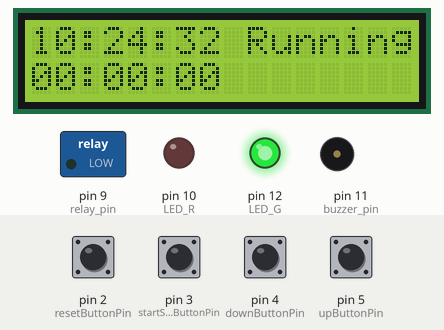
The sketch below on a simulated Arduino Uno, built with avr-gcc and run on an emulated ATmega328P. Shown: 16×2 character LCD, switched loads named in the sketch (green lamp = pin HIGH), output pins drawn as LEDs (lit = HIGH), buzzer (waves = sounding, pin HIGH). The inputs (shaded band) are chosen by the test bench; at power-on: pin 2 (resetButtonPin), pin 3 (startStopButtonPin), pin 4 (downButtonPin), pin 5 (upButtonPin) HIGH. The local clock reads 2024-03-15 10:24:30 at power-on unless the sketch sets it.

Above: at 3.2 s.
3.3 s: pin 2 (resetButtonPin) pulled LOW for 0.15 s
At 5.9 s:
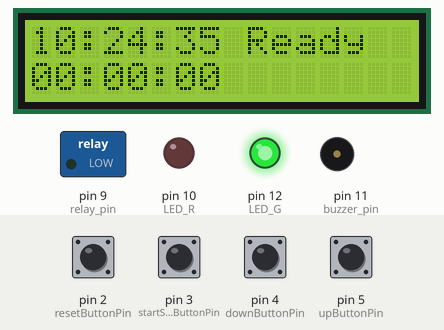
6.4 s: pin 3 (startStopButtonPin) pulled LOW for 0.15 s
At 7.7 s:
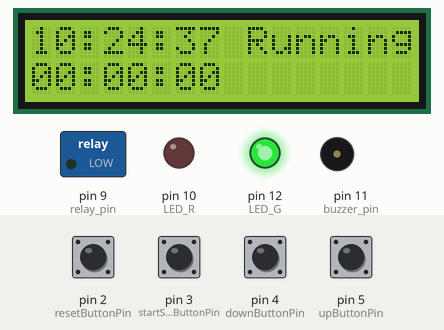
8.6 s: pin 3 (startStopButtonPin) pulled LOW for 0.15 s
At 10.2 s:
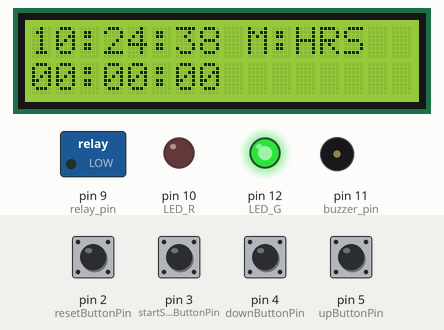
10.5 s: pin 3 (startStopButtonPin) pulled LOW for 1 s
At 12.6 s:
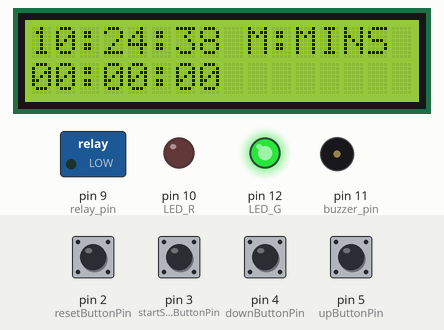
13.0 s: pin 3 (startStopButtonPin) pulled LOW for 0.15 s
At 14.1 s:
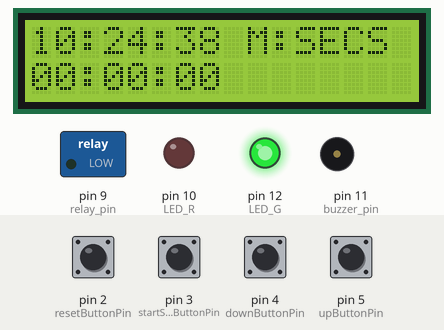
14.7 s: pin 4 (downButtonPin) pulled LOW for 0.15 s
At 15.6 s:
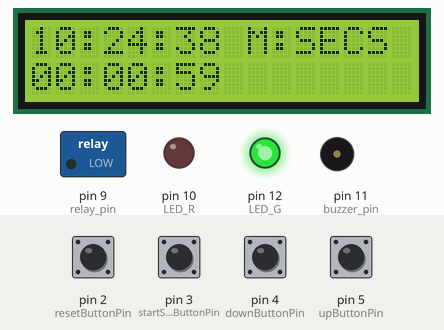
Timing chart, 0 to 17.4 s (numbered marks = the images above; inputs shaded):
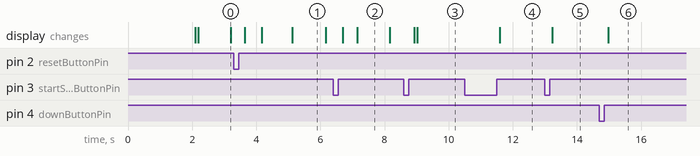

The sketch:

9_2_Watering_by_day.ino
```cpp
/*****************************************************

 * This code applies to Cokoino Arduino Timer Alarm & Watering Kit
 * Through this link you can download the source code:
 * https://github.com/Cokoino/CKK0021
 * Company web site:
 * http://www.cokoino.com/

*****************************************************/
#include <LiquidCrystal_I2C.h>//Import I2C Library
LiquidCrystal_I2C lcd(0x27,16,2); // set the LCD address to 0x27 for a 16 chars and 2 line display
#include <DS1302.h>//Import DS1302 Library


const int RSTPin   = 8;  // Chip Enable
const int DATPin   = 6;  // Input/Output
const int CLKPin = 7;  // Serial Clock

DS1302 rtc(RSTPin, DATPin, CLKPin);//Connect DS1302 to  Arduino UNO

// Connect the module toArduino UNO
const int resetButtonPin = 2;
const int startStopButtonPin = 3;
const int downButtonPin = 4;
const int upButtonPin = 5;
const int relay_pin = 9;
const int LED_R = 10;
const int buzzer_pin = 11;
const int LED_G = 12;

// Introduce variables
int setMode = 0;  // 0:Set the day of the week, 1:set hours, 2:set minutes，3：set seconds
int setupHours = 0;
int setupMinutes = 0;
int setupSeconds = 0;
int currentHours = 0;
int currentMinutes = 0;
int currentSeconds = 0;
bool flag = false;

int resetButtonState = LOW;
long resetButtonLongPressCounter = 0;
int startStopButtonState = LOW;
int upButtonState = LOW;
int downButtonState = LOW;
int resetButtonPrevState = LOW;
int startStopButtonPrevState = LOW;
int upButtonPrevState = LOW;
int downButtonPrevState = LOW;
bool resetButtonPressed = false;
bool resetButtonLongPressed = false;
bool startStopButtonPressed = false;
bool upButtonPressed = false;
bool downButtonPressed = false;

const int MODE_IDLE = 0;
const int MODE_SETUP = 1;
const int MODE_RUNNING = 2;
const int MODE_Watering = 3;

int currentMode = MODE_IDLE;    // 0=idle 1=setup 2=running 3=ringing
                                // Power up --> idle
                                // Reset --> idle
                                //  Start/Stop --> start or stop counter
                                //  Up / Down --> NOP
                                // Reset (long press) --> enter setup
                                //   Start/Stop --> data select
                                //   Up --> increase current data value
                                //   Down --> decrease current data value
                                //   Reset --> exit setup (idle)

int dataSelection = 0;  // Currently selected data for edit (setup mode, changes with Start/Stop)
                        // 0=hours (00-24) 1=minutes (00-59) 2=seconds (00-59)

void setup() {
  Serial.begin(9600);
  // initialize the lcd
  lcd.init();
  lcd.backlight();
  lcd.clear();

  // Initialize DS1302
  rtc.halt(false);
  rtc.writeProtect(false);

  // Set pin mode
  pinMode(resetButtonPin, INPUT_PULLUP);
  pinMode(startStopButtonPin, INPUT_PULLUP);
  pinMode(upButtonPin, INPUT_PULLUP);
  pinMode(downButtonPin, INPUT_PULLUP);
  pinMode(relay_pin, OUTPUT);
  pinMode(buzzer_pin, OUTPUT);
  pinMode(LED_R, OUTPUT);
  pinMode(LED_G, OUTPUT);

  /*
   * Display initial information
   */
  lcd.setCursor(0, 0);
  lcd.print("Set Your Time:");//Set the desired dayly watering time
  delay(2000);
  lcd.setCursor(0, 1);
  lcd.print("HH:MM:SS");

  //Set the green LED to turn on
  digitalWrite(LED_G,HIGH);
}

void loop() {
  Time t = rtc.time();// Read real-time time
  startStopButtonPressed = false;
  upButtonPressed = false;
  downButtonPressed = false;
  /*
   * Reset button management
   */
  resetButtonPressed = false;
  resetButtonLongPressed = false;
  resetButtonState = digitalRead(resetButtonPin);
  delay(20);
  if(resetButtonState != resetButtonPrevState)
  {
    resetButtonPressed = resetButtonState == HIGH;
    resetButtonPrevState = resetButtonState;
  }
  else  // Long press management...
  {
    if(resetButtonState == HIGH)
    {
      resetButtonLongPressCounter++;
      if(resetButtonLongPressCounter == 50)
      {
        resetButtonPressed = false;
        resetButtonLongPressed = true;
        resetButtonLongPressCounter = 0;
      }
    }
    else
    {
      resetButtonLongPressCounter = 0;
      resetButtonPressed = false;
      resetButtonLongPressed = false;
    }
  }

  /*
   * Start/Stop button management
   */
  startStopButtonPressed = false;
  startStopButtonState = digitalRead(startStopButtonPin);
  delay(20);
  if(startStopButtonState != startStopButtonPrevState)
  {
    startStopButtonPressed = startStopButtonState == HIGH;
    startStopButtonPrevState = startStopButtonState;
  }

  /*
   * Down button management
   */
  downButtonPressed = false;
  downButtonState = digitalRead(downButtonPin);
  delay(20);
  if(downButtonState != downButtonPrevState)
  {
    downButtonPressed = downButtonState == HIGH;
    downButtonPrevState = downButtonState;
  }

  /*
   * Up button management
   */
  upButtonPressed = false;
  upButtonState = digitalRead(upButtonPin);
  delay(20);
  if(upButtonState != upButtonPrevState)
  {
    upButtonPressed = upButtonState == HIGH;
    upButtonPrevState = upButtonState;
  }

  /*
   * Mode management
   */
  switch(currentMode)
  {
    case MODE_IDLE:
      if(resetButtonPressed)
      {
        Reset();
      }
      if(resetButtonLongPressed)
      {
        currentMode = MODE_SETUP;
      }
      //Serial.println(flag);
      if(startStopButtonPressed || flag)
      {
        currentMode = currentMode == MODE_IDLE ? MODE_RUNNING : MODE_IDLE;
        flag = false;
      }
      break;

    case MODE_SETUP:
      if(resetButtonPressed)
      {
        currentHours = setupHours;
        currentMinutes = setupMinutes;
        currentSeconds = setupSeconds;
        dataSelection = 0;
        currentMode = MODE_IDLE;
      }
      if(startStopButtonPressed)
      {
        // Select next data to adjust
        dataSelection++;
        if(dataSelection == 3)
        {
          dataSelection = 0;
        }
      }
      if(downButtonPressed)
      {
        switch(dataSelection)
        {
          case 0: // hours
            setupHours--;
            if(setupHours == -1)
            {
              setupHours = 23;
            }
            break;
          case 1: // minutes
            setupMinutes--;
            if(setupMinutes == -1)
            {
              setupMinutes = 59;
            }
            break;
          case 2: // seconds
            setupSeconds--;
            if(setupSeconds == -1)
            {
              setupSeconds = 59;
            }
            break;
        }
      }
      if(upButtonPressed)
      {
        switch(dataSelection)
        {
          case 0: // hours
            setupHours++;
            if(setupHours == 24)
            {
              setupHours = 0;
            }
            break;
          case 1: // minutes
            setupMinutes++;
            if(setupMinutes == 60)
            {
              setupMinutes = 0;
            }
            break;
          case 2: // seconds
            setupSeconds++;
            if(setupSeconds == 60)
            {
              setupSeconds = 0;
            }
            break;
        }
      }
      break;

    case MODE_RUNNING:
      if(startStopButtonPressed)
      {
        currentMode = MODE_IDLE;
      }
      if(resetButtonPressed)
      {
        Reset();
        currentMode = MODE_IDLE;
      }
      break;

    case MODE_Watering:
      if(resetButtonPressed || startStopButtonPressed || downButtonPressed || upButtonPressed)
      {
        currentMode = MODE_IDLE;
      }
      break;
  }

  /*
   * Time management
   */
  switch(currentMode)
  {
    case MODE_IDLE:
    case MODE_SETUP:
      // NOP
      break;
    case MODE_RUNNING:
    //When the real-time time reaches the set dayly watering time, the running mode switches to watering mode
      if(t.hr == setupHours && t.min == setupMinutes && t.sec == setupSeconds)
       {
        currentMode = MODE_Watering;
         }
      break;
    case MODE_Watering:
      buzzer_ring();
      digitalWrite(LED_G,LOW);//The green LED is off
      digitalWrite(LED_R,HIGH);//The red LED is on
      digitalWrite(relay_pin,HIGH);//Relay closed, power supply to water pump
      delay(10000);//The water pump works for 10 seconds, you can customize this time
      digitalWrite(relay_pin,LOW);//Relay disconnected, water pump stops working
      digitalWrite(LED_R,LOW);//The red LED is off
      digitalWrite(LED_G,HIGH);////The green LED is on
      currentMode = MODE_IDLE;
      flag = true;
      break;
  }

  /*
   * LCD management
   */
  //lcd.clear();
  lcd.setCursor(0, 0);
  switch(currentMode)
  {
    case MODE_IDLE:
      if(t.hr < 10) lcd.print("0");
      lcd.print(t.hr);
      lcd.print(":");
      if(t.min < 10) lcd.print("0");
      lcd.print(t.min);
      lcd.print(":");
      if(t.sec < 10) lcd.print("0");
      lcd.print(t.sec);
      lcd.print(" Ready  ");
      break;
    case MODE_RUNNING:
      if(t.hr < 10) lcd.print("0");
      lcd.print(t.hr);
      lcd.print(":");
      if(t.min < 10) lcd.print("0");
      lcd.print(t.min);
      lcd.print(":");
      if(t.sec < 10) lcd.print("0");
      lcd.print(t.sec);
      lcd.print(" ");
      break;
  }
   lcd.setCursor(9, 0);
  switch(currentMode)
  {
    case MODE_IDLE:
      lcd.print("Ready");
      break;
    case MODE_SETUP:
      lcd.print("M:");
      switch(dataSelection)
      {
        case 0:
          lcd.print("HRS ");
          break;
        case 1:
          lcd.print("MINS");
          break;
        case 2:
          lcd.print("SECS");
          break;
      }
      break;
    case MODE_RUNNING:
      lcd.print("Running");
      break;
    case MODE_Watering:
      lcd.print("Waterin");
      //flag = true;
      break;
  }
  lcd.setCursor(0, 1);
  switch(currentMode)
  {
    case MODE_IDLE:
      break;
    case MODE_SETUP:
      if((setupHours) < 10) lcd.print("0");
       lcd.print(setupHours);
       lcd.print(":");
       if((setupMinutes) < 10) lcd.print("0");
       lcd.print(setupMinutes);
       lcd.print(":");
       if((setupSeconds) < 10) lcd.print("0");
       lcd.print(setupSeconds);
       lcd.print("    ");
       break;
    case MODE_RUNNING:
      if(currentHours < 10) lcd.print("0");
      lcd.print(currentHours);
      lcd.print(":");
      if(currentMinutes < 10) lcd.print("0");
      lcd.print(currentMinutes);
      lcd.print(":");
      if(currentSeconds < 10) lcd.print("0");
      lcd.print(currentSeconds);
      lcd.print("    ");
      break;
  }
   //Serial.println(currentMode);
}

void buzzer_ring()
{
  tone(buzzer_pin, 262);  //output the sound with frequency of 262Hz
  delay(250);   //delay in 250ms
  tone(buzzer_pin, 294);;   //output the sound with frequency of 294Hz
  delay(250);   //delay in 250ms
  tone(buzzer_pin, 330);
  delay(250);
  tone(buzzer_pin, 349);
  delay(250);
  tone(buzzer_pin, 392);
  delay(250);
  tone(buzzer_pin, 440);
  delay(250);
  tone(buzzer_pin, 494);
  delay(250);
  tone(buzzer_pin, 532);
  delay(250);
  noTone(buzzer_pin);   //stop sound output
  delay(1000);
}


void Reset()
{
  currentMode = MODE_IDLE;
  currentHours = setupHours;
  currentMinutes = setupMinutes;
  currentSeconds = setupSeconds;
}
```

Measured:
- after the input at 3.3 s, the display: first changes after 0.35 s (image 1 shows a later state)
- after the input at 6.4 s, the display: first changes after 0.30 s (image 2 shows a later state)
- after the input at 8.6 s, the display: first changes after 0.33 s (image 3 shows a later state)
- after the input at 10.5 s, the display: changes after 1.1 s (image 4)
- after the input at 13.0 s, the display: changes after 0.23 s (image 5)
- after the input at 14.7 s, the display: changes after 0.27 s (image 6)
- what the display in image 0 shows lasts 1.0 s, from 2.2 s to 3.2 s
